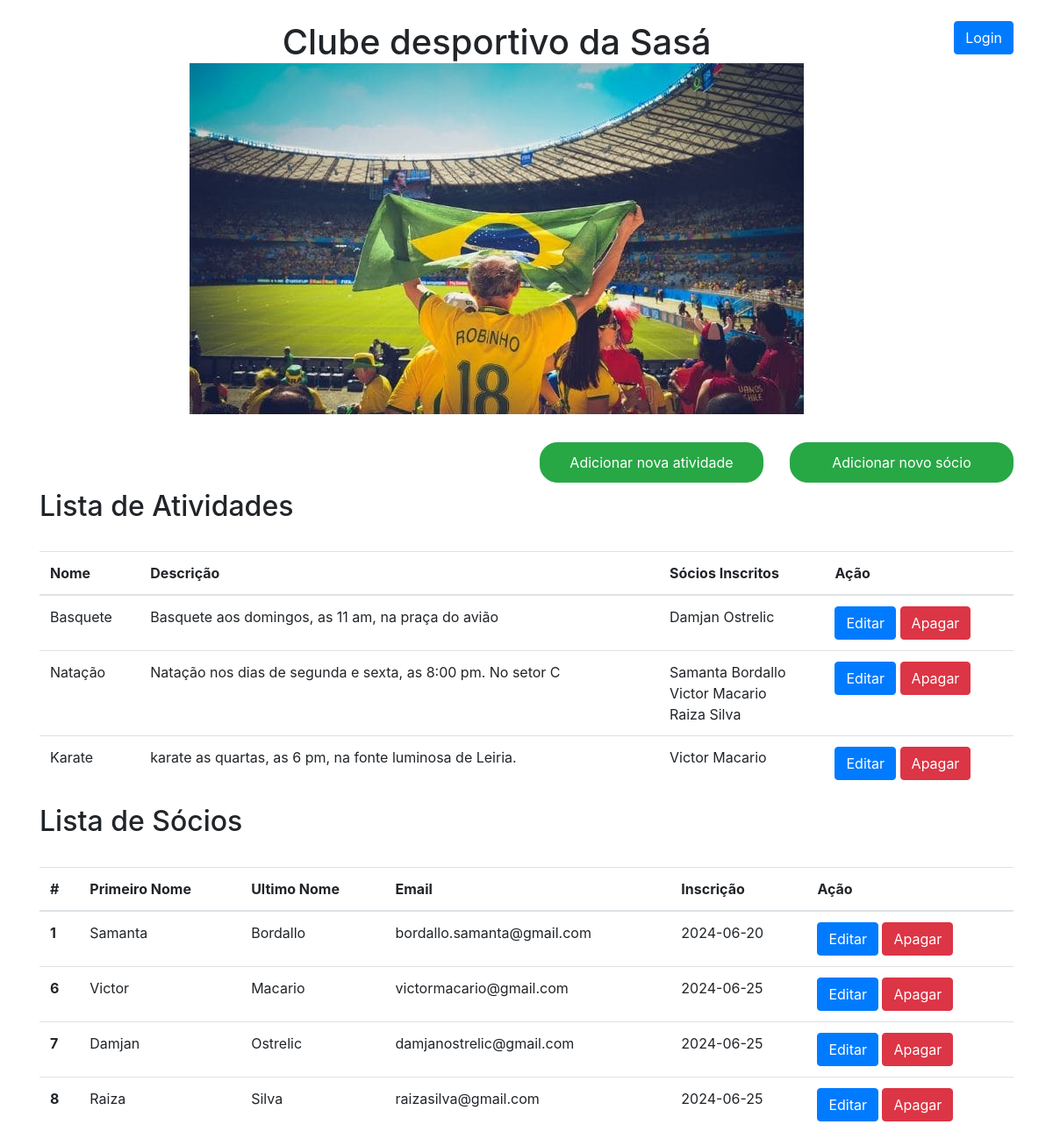
The page / on the database its author committed.
### tables this page shows
CREATE TABLE `atividades` (
  `id` int NOT NULL AUTO_INCREMENT,
  `nome` varchar(100) NOT NULL,
  `descricao` text NOT NULL,
  `data` date NOT NULL,
  PRIMARY KEY (`id`)
);

CREATE TABLE `inscricoes` (
  `id` int NOT NULL AUTO_INCREMENT,
  `id_socio` int NOT NULL,
  `id_atividade` int NOT NULL,
  PRIMARY KEY (`id`),
  KEY `id_socio` (`id_socio`),
  KEY `inscricoes_ibfk_2` (`id_atividade`),
  CONSTRAINT `inscricoes_ibfk_1` FOREIGN KEY (`id_socio`) REFERENCES `socios` (`id`),
  CONSTRAINT `inscricoes_ibfk_2` FOREIGN KEY (`id_atividade`) REFERENCES `atividades` (`id`) ON DELETE CASCADE
);

CREATE TABLE `socios` (
  `id` int NOT NULL AUTO_INCREMENT,
  `primeironome` varchar(50) NOT NULL,
  `ultimonome` varchar(50) NOT NULL,
  `email` varchar(100) NOT NULL,
  `datainscricao` date NOT NULL,
  PRIMARY KEY (`id`)
);

### index.php (the view, shortened to what this page needs)
<?php
include 'database_conn.php';
$query_atividades = "SELECT * FROM atividades";
$result_atividades = mysqli_query($db_connect, $query_atividades);
$query_socios = "SELECT id, primeironome, ultimonome, email, datainscricao FROM socios";
$result_socios = mysqli_query($db_connect, $query_socios);
?>
<!DOCTYPE html>
<html>
<head>
    <link rel="stylesheet" href="https://stackpath.bootstrapcdn.com/bootstrap/4.5.2/css/bootstrap.min.css">
</head>
<body>
    <div class="container mt-4">
        <div class="row">
            <div class="col-md-12">
                <div class="float-right mb-4">
                    <?php if (!isset($_SESSION['username'])): ?>
                        <a href="login.php" class="btn btn-primary">Login</a>
                    <?php else: ?>
                        <a href="logout.php" class="btn btn-danger">Logout</a>
                    <?php endif; ?>
                </div>
                <div class="float mb-4 text-center d-flex justify-content-center align-items-center">
                    <h1>
                        Clube desportivo da Sasá
                        <img src="img2.jpg" class="img-fluid">
                    </h1>
                </div>
                <div class="row justify-content-end">
                    <div class="col-md-3">
                        <a href="add_atividade.php" class="btn btn-success btn-rounded mb-2 btn-block">Adicionar nova
                            atividade</a>
                    </div>
                    <div class="col-md-3">
                        <a href="add.php" class="btn btn-success btn-rounded mb-2 btn-block">Adicionar novo sócio</a>
                    </div>
                </div>
                <div class="row">
                    <div class="col-md-12">
                        <div class="float-left mb-4">
                            <h2>Lista de Atividades</h2>
                        </div>
                        <table class="table">
                            <thead>
                                <tr>
                                    <th scope="col">Nome</th>
                                    <th scope="col">Descrição</th>
                                    <th scope="col">Sócios Inscritos</th>
                                    <th scope="col">Ação</th>
                                </tr>
                            </thead>
                            <tbody>
                                <?php while ($atividade = mysqli_fetch_assoc($result_atividades)): ?>
                                    <tr>
                                        <td><?php echo $atividade['nome']; ?></td>
                                        <td><?php echo $atividade['descricao']; ?></td>
                                        <td>
                                            <?php
                                            $query_socios_inscritos = "SELECT * FROM inscricoes WHERE id_atividade = " . $atividade['id'];
                                            $result_socios_inscritos = mysqli_query($db_connect, $query_socios_inscritos);
                                            if (mysqli_num_rows($result_socios_inscritos) > 0) {
                                                while ($inscricao = mysqli_fetch_assoc($result_socios_inscritos)) {
                                                    $query_socio = "SELECT * FROM socios WHERE id = " . $inscricao['id_socio'];
                                                    $result_socio = mysqli_query($db_connect, $query_socio);
                                                    $socio = mysqli_fetch_assoc($result_socio);
                                                    echo $socio['primeironome'] . " " . $socio['ultimonome'] . "<br>";
                                                }
                                            } else {
                                                echo "Nenhum sócio inscrito";
                                            }
                                            ?>
                                        </td>
                                        <td>
                                            <?php if (isset($_SESSION['username'])): ?>
                                                <a href="edit_atividade.php?id=<?php echo $atividade['id']; ?>"
                                                    class="btn btn-primary">Editar</a>
                                                <a href="delete_atividade.php?id=<?php echo $atividade['id']; ?>"
                                                    class="btn btn-danger">Apagar</a>
                                            <?php else: ?>
                                                <a href="login.php" class="btn btn-primary">Editar</a>
                                                <a href="login.php" class="btn btn-danger">Apagar</a>
                                            <?php endif; ?>
                                        </td>
                                    </tr>
                                <?php endwhile; ?>
                            </tbody>
                        </table>
                    </div>
                </div>
                <div class="row">
                    <div class="col-md-12">
                        <div class="float-left mb-4">
                            <h2>Lista de Sócios</h2>
                        </div>
                        <table class="table">
                            <thead>
                                <tr>
                                    <th scope="col">#</th>
                                    <th scope="col">Primeiro Nome</th>
                                    <th scope="col">Ultimo Nome</th>
                                    <th scope="col">Email</th>
                                    <th scope="col">Inscrição</th>
                                    <th scope="col">Ação</th>
                                </tr>
                            </thead>
                            <tbody>
                                <?php if (mysqli_num_rows($result_socios) > 0): ?>
                                    <?php while ($dados = mysqli_fetch_assoc($result_socios)): ?>
                                        <tr>
                                            <th scope="row"><?php echo $dados['id']; ?></th>
                                            <td><?php echo $dados['primeironome']; ?></td>
                                            <td><?php echo $dados['ultimonome']; ?></td>
                                            <td><?php echo $dados['email']; ?></td>
                                            <td>
                                                <?php
                                                if (array_key_exists('datainscricao', $dados) && $dados['datainscricao'] !== null) {
                                                    $new_date = new DateTime($dados['datainscricao']);
                                                    echo $new_date->format('Y-m-d');
                                                } else {
                                                    echo 'Data de inscrição não disponível';
                                                }
                                                ?>
                                            </td>
                                            <td>
                                                <?php if (isset($_SESSION['username'])): ?>
                                                    <a href="edit.php?id=<?php echo $dados['id']; ?>"
                                                        class="btn btn-primary">Editar</a>
                                                    <a href="delete.php?id=<?php echo $dados['id']; ?>"
                                                        class="btn btn-danger">Apagar</a>
                                                <?php else: ?>
                                                    <a href="login.php" class="btn btn-primary">Editar</a>
                                                    <a href="login.php" class="btn btn-danger">Apagar</a>
                                                <?php endif; ?>
                                            </td>
                                        </tr>
                                    <?php endwhile; ?>
                                <?php else: ?>
                                    <tr>
                                        <td colspan="6" rowspan="1" headers="">Não foram encontrados dados!</td>
                                    </tr>
                                <?php endif; ?>
                            </tbody>
                        </table>
                    </div>
                </div>
            </div>
        </div>
    </div>
</body>
</html>

### index.php (style rules this page uses)
.btn-rounded { border-radius: 20px; padding: 10px 20px; }

### rows shown on the page
atividades: nome "Basquete", descricao "Basquete aos domingos, as 11 am, na praça do avião"
inscricoes: id_socio.primeironome "Damjan", id_socio.ultimonome "Ostrelic"
atividades: nome "Natação", descricao "Natação nos dias de segunda e sexta, as 8:00 pm. No setor C"
inscricoes: id_socio.primeironome "Samanta", id_socio.ultimonome "Bordallo"
inscricoes: id_socio.primeironome "Victor", id_socio.ultimonome "Macario"
inscricoes: id_socio.primeironome "Raiza", id_socio.ultimonome "Silva"
atividades: nome "Karate", descricao "karate as quartas, as 6 pm, na fonte luminosa de Leiria."
inscricoes: id_socio.primeironome "Victor", id_socio.ultimonome "Macario"
socios: id "1", primeironome "Samanta", ultimonome "Bordallo", email "bordallo.samanta@gmail.com", datainscricao "2024-06-20"
socios: id "6", primeironome "Victor", ultimonome "Macario", email "victormacario@gmail.com", datainscricao "2024-06-25"
socios: id "7", primeironome "Damjan", ultimonome "Ostrelic", email "damjanostrelic@gmail.com", datainscricao "2024-06-25"
socios: id "8", primeironome "Raiza", ultimonome "Silva", email "raizasilva@gmail.com", datainscricao "2024-06-25"
